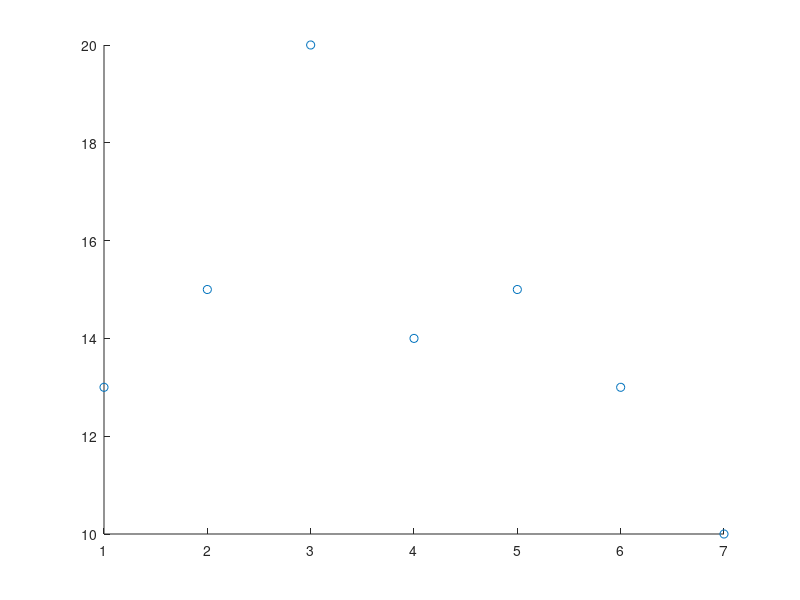

Here is the MATLAB script that generated this plot: (Note: this script raises an error after producing the figure.)
nodes = [1 2 3 4 5 6 7];
values = [13 15 20 14 15 13 10];
X = [8 9 10];
clf;
hold on;
plot(nodes, values, 'o');
[a,b] = least_square_linear(nodes, values);
P = X*a+ones(1,length(X))*b;
disp(P);
fplot(@(x) a*x+b, [0,8]);
hold of;